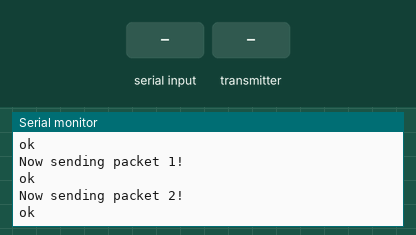
A sketch run on a simulated Arduino Uno, built with avr-gcc and run on an emulated ATmega328P. Parts: the last lines printed to the serial monitor. The inputs (shaded band) are chosen by the test bench. No radio packets arrive unless stated.

Above: at 2.0 s.
2.1 s: "R" received over Serial
At 3.8 s:
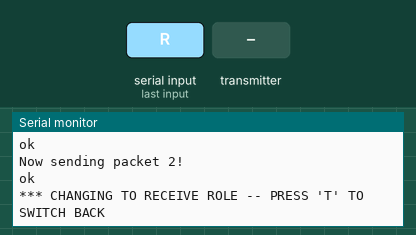
4.5 s: the transmitter starts sending got_data = 0
At 4.57 s:
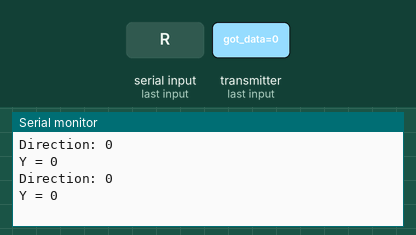
6.0 s: the transmitter starts sending got_data = 128
At 6.07 s:
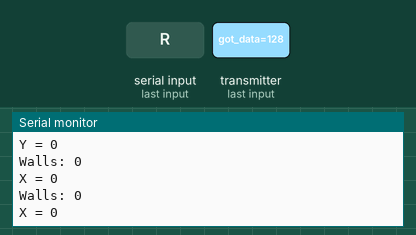
7.5 s: "T" received over Serial
At 8.3 s:
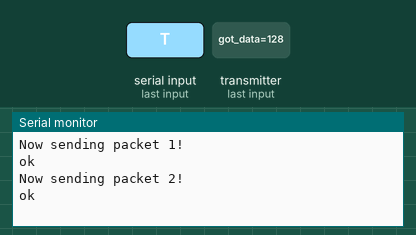

The sketch:

txRobot.ino
```cpp
// (licence header left out)
/**
 * Example for Getting Started with nRF24L01+ radios.
 *
 * This is an example of how to use the RF24 class.  Write this sketch to two
 * different nodes.  Put one of the nodes into 'transmit' mode by connecting
 * with the serial monitor and sending a 'T'.  The ping node sends the current
 * time to the pong node, which responds by sending the value back.  The ping
 * node can then see how long the whole cycle took.
 */

#include <SPI.h>
#include "nRF24L01.h"
#include "RF24.h"
#include "printf.h"

//
// Hardware configuration
//

// Set up nRF24L01 radio on SPI bus plus pins 9 & 10

RF24 radio(7,8);


//
// Topology
//

// Radio pipe addresses for the 2 nodes to communicate.
const uint64_t pipes[2] = { 0x000000003ALL, 0x000000003BLL };

//
// Role management
//
// Set up role.  This sketch uses the same software for all the nodes
// in this system.  Doing so greatly simplifies testing.
//

// The various roles supported by this sketch
typedef enum { role_ping_out = 1, role_pong_back } role_e;

// The debug-friendly names of those roles
const char* role_friendly_name[] = { "invalid", "Ping out", "Pong back"};

// The role of the current running sketch
//role_e role = role_pong_back;
role_e role = role_ping_out;

void setup(void)
{
  //
  // Print preamble
  //

  Serial.begin(57600);
  printf_begin();
  printf("\n\rRF24/examples/GettingStarted/\n\r");
  printf("ROLE: %s\n\r",role_friendly_name[role]);
  printf("*** PRESS 'T' to begin transmitting to the other node\n\r");

  //
  // Setup and configure rf radio
  //

  radio.begin();

  // optionally, increase the delay between retries & # of retries
  radio.setRetries(15,15);
  radio.setAutoAck(true);
  // set the channel
  radio.setChannel(0x50);
  // set the power
  // RF24_PA_MIN=-18dBm, RF24_PA_LOW=-12dBm, RF24_PA_MED=-6dBM, and RF24_PA_HIGH=0dBm.
  radio.setPALevel(RF24_PA_MIN);
  //RF24_250KBPS for 250kbs, RF24_1MBPS for 1Mbps, or RF24_2MBPS for 2Mbps
  radio.setDataRate(RF24_250KBPS);

  // optionally, reduce the payload size.  seems to
  // improve reliability
  //radio.setPayloadSize(8);

  //
  // Open pipes to other nodes for communication
  //

  // This simple sketch opens two pipes for these two nodes to communicate
  // back and forth.
  // Open 'our' pipe for writing
  // Open the 'other' pipe for reading, in position #1 (we can have up to 5 pipes open for reading)

  if ( role == role_ping_out )
  {
    radio.openWritingPipe(pipes[0]);
    radio.openReadingPipe(1,pipes[1]);
  }
  else
  {
    radio.openWritingPipe(pipes[1]);
    radio.openReadingPipe(1,pipes[0]);
  }

  //
  // Start listening
  //

  radio.startListening();

  //
  // Dump the configuration of the rf unit for debugging
  //

  radio.printDetails();
}

void loop(void)
{
  //
  // Ping out role.  Repeatedly send the current time
  //

  if (role == role_ping_out)
  {
      // First, stop listening so we can talk.
      radio.stopListening();


      // Define data.
      unsigned char packet1;
      unsigned char packet2;
      // pack bits as follows:

      // packet 1
      // indicator = 0 | direction (N/S/E/W) | long side of maze (y-coord)
      // 1 bit | 2 bits | 5 bits

      // packet 2
      // indicator = 1| presence of wall (L/F/W) | short side of maze (x-coord)
      // 1 bit | 3 bits | 4 bits

      // assigning chars??

      // example packet 1: ind = 0,
      unsigned char ind_1 = 0;
      unsigned char dir = 3;
      unsigned char pos_y = 2;

      unsigned char ind_2 = 1;
      unsigned char wall = 5;
      unsigned char pos_x = 1;

      // shift bits in order to pack bits, then or them together
      packet1 = ind_1<<7 | dir<<5 | pos_y;
      packet2 = ind_2<<7 | wall<<4 | pos_x;

      // Send maze in single payload
      printf("Now sending packet 1!\n");
      bool ok1 = radio.write(&packet1, sizeof(unsigned char) );


      if (ok1)
        printf("ok\n");
      else
        printf("failed.\n\r");

    // delay(1000); //wait before sending packet 2 (we can shorten this)

      printf("Now sending packet 2!\n");
      bool ok2 = radio.write(&packet2, sizeof(unsigned char) );

      if (ok2)
        printf("ok\n");
      else
        printf("failed.\n\r");

         delay(1000);

      // Now, continue listening
      radio.startListening();
  }


  //
  // Pong back role.  Receive each packet, dump it out, and send it back
  //

if ( role == role_pong_back )
  {
    // if there is data ready
    if ( radio.available() )
    {
      unsigned char got_data;
      unsigned char pkt_type;

      unsigned char dir;
      unsigned char pos_y;

      unsigned char wall;
      unsigned char pos_x;

      bool done = false;
      while (!done)
      {
        // Fetch the payload, and see if this was the last one.
        done = radio.read(&got_data, sizeof(unsigned char) );

        pkt_type = got_data & 128;

        if (pkt_type == 0){
          dir = (got_data & 96)>>5;
          pos_y = (got_data & 31);
          printf("Direction: %d\nY = %d\n",dir, pos_y); // display info
        }
        else {
          wall = (got_data & 112)>>4;
          pos_x = (got_data & 15);
          printf("Walls: %d\nX = %d\n",wall, pos_x); // display info
        }

        // Delay just a little bit to let the other unit
        // make the transition to receiver
        delay(20);
       }
    }
  }

  //
  // Change roles
  //

  if ( Serial.available() )
  {
    char c = toupper(Serial.read());
    if ( c == 'T' && role == role_pong_back )
    {
      printf("*** CHANGING TO TRANSMIT ROLE -- PRESS 'R' TO SWITCH BACK\n\r");

      // Become the primary transmitter (ping out)
      role = role_ping_out;
      radio.openWritingPipe(pipes[0]);
      radio.openReadingPipe(1,pipes[1]);
    }
    else if ( c == 'R' && role == role_ping_out )
    {
      printf("*** CHANGING TO RECEIVE ROLE -- PRESS 'T' TO SWITCH BACK\n\r");

      // Become the primary receiver (pong back)
      role = role_pong_back;
      radio.openWritingPipe(pipes[1]);
      radio.openReadingPipe(1,pipes[0]);
    }
  }
}

// vim:cin:ai:sts=2 sw=2 ft=cpp
```

printf.h
```cpp
// (licence header left out)
/**
 * @file printf.h
 *
 * Setup necessary to direct stdout to the Arduino Serial library, which
 * enables 'printf'
 */

#ifndef __PRINTF_H__
#define __PRINTF_H__

#ifdef ARDUINO

int serial_putc( char c, FILE * )
{
  Serial.write( c );

  return c;
}

void printf_begin(void)
{
  fdevopen( &serial_putc, 0 );
}

#else
#error This example is only for use on Arduino.
#endif // ARDUINO

#endif // __PRINTF_H__
```

Measured:
- after the input at 2.1 s, the serial monitor: prints a new line after 0.92 s (image 1)
- after the input at 4.5 s, the serial monitor: prints a new line at once (image 2)
- after the input at 6.0 s, the serial monitor: prints a new line at once (image 3)
- after the input at 7.5 s, the serial monitor: prints a new line at once (image 4)
